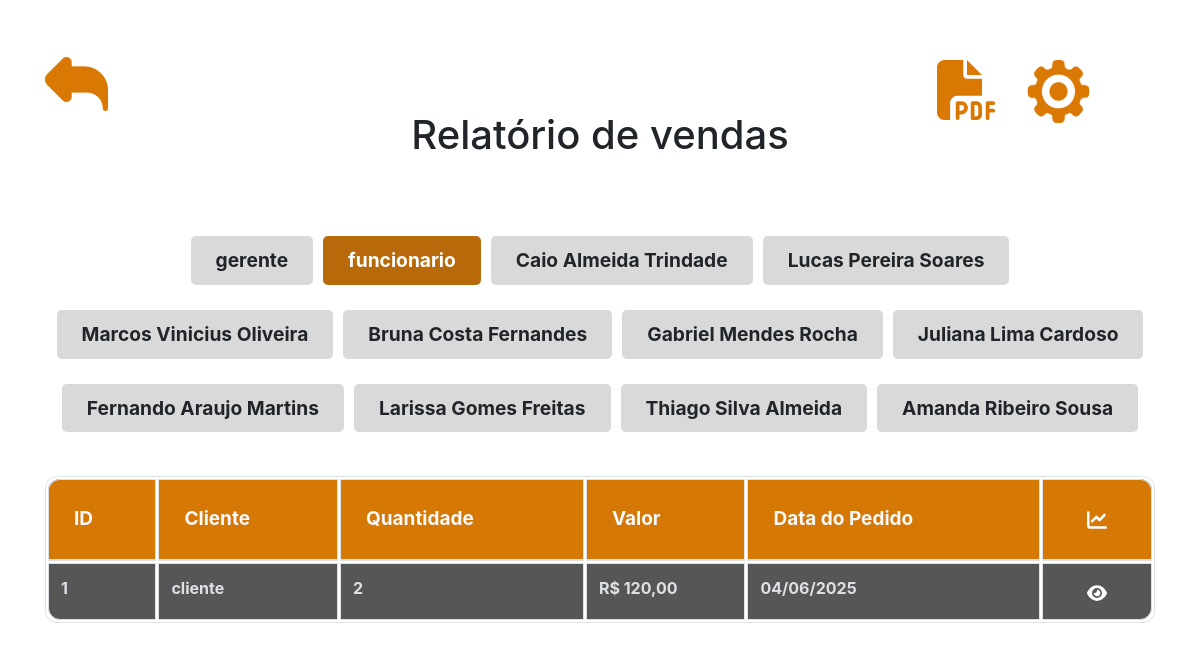
Page /paginas/relatorio_vendas.php?funcionario=2 on the committed database.
### tables this page shows
CREATE TABLE IF NOT EXISTS funcionario(
  idfuncionario INT NOT NULL AUTO_INCREMENT,
  nome VARCHAR(200) NOT NULL,
  cpf VARCHAR(14) NOT NULL,
  email VARCHAR(45) NOT NULL,
  senha VARCHAR(45) NOT NULL,
  cargo VARCHAR(20) NOT NULL,
  PRIMARY KEY (idfuncionario)
);

CREATE TABLE IF NOT EXISTS venda (
  idvenda INT NOT NULL AUTO_INCREMENT,
  idpedido INT NOT NULL,
  data_venda DATETIME DEFAULT (CURRENT_TIMESTAMP) NULL,
  PRIMARY KEY (idvenda),
  FOREIGN KEY (idpedido) REFERENCES pedido(idpedido)
);

CREATE TABLE IF NOT EXISTS cliente(
  idcliente INT NOT NULL AUTO_INCREMENT,
  nome VARCHAR(200) NOT NULL,
  cpf VARCHAR(14) NOT NULL,
  telefone VARCHAR(15) DEFAULT NULL,
  PRIMARY KEY (idcliente)
);

CREATE TABLE IF NOT EXISTS pedido(
  idpedido INT NOT NULL AUTO_INCREMENT,
  data_pedido DATETIME DEFAULT (CURRENT_TIMESTAMP) NOT NULL,
  valor_total DECIMAL(10,2) NOT NULL,
  quantidade INT DEFAULT NULL,
  idfuncionario INT NOT NULL,
  idcliente INT NOT NULL,
  PRIMARY KEY (idpedido),
  FOREIGN KEY (idfuncionario) REFERENCES funcionario(idfuncionario),
  FOREIGN KEY (idcliente)  REFERENCES cliente(idcliente)
);

### paginas/relatorio_vendas.php (the view, shortened to what this page needs)
<?php
include_once '../db/conexao.php';
$funcionario = isset($_GET['funcionario']) ? mysqli_real_escape_string($conn, $_GET['funcionario']) : '';
$where = '';
if (!empty($funcionario)) {
    $where = "WHERE f.idfuncionario = '$funcionario'";
}
$sql = "SELECT
    v.idvenda,
    p.idpedido,
    p.data_pedido,
    c.nome AS cliente,
    p.quantidade AS qtd_total,
    p.valor_total
FROM venda v
JOIN pedido p ON v.idpedido = p.idpedido
JOIN cliente c ON p.idcliente = c.idcliente
JOIN funcionario f ON p.idfuncionario = f.idfuncionario
$where
ORDER BY v.idvenda DESC";
$result = mysqli_query($conn, $sql);
$sqlFunc = "SELECT idfuncionario, nome FROM funcionario";
$resultFunc = mysqli_query($conn, $sqlFunc);
?>
<!DOCTYPE html>
<html lang="pt-br">
<head>
<link rel="stylesheet" href="https://maxcdn.bootstrapcdn.com/bootstrap/4.5.2/css/bootstrap.min.css" />
<link rel="stylesheet" href="../assets/css/filtroStyle.css" />
<link rel="stylesheet" href="../assets/css/tabelaRelatorioStyle.css" />
</head>
<body>
<div class="container my-4"><br>
    <div class="chart-icon left">
        <a href="home.php"><img src="../assets/img/voltar.svg" alt="Voltar" /></a>
    </div>
    <div class="chart-icon right form-form">
        <a href="pdfProduto.php"><img src="../assets/img/pdf.svg" alt="PDF Produtos em Estoque" style="width:60px;" /></a>
        <a href="../index.php"><img src="../assets/img/gear.svg" alt="Configurações" /></a>
    </div>
    <h1 class="text-center color"><a href="relatorio_vendas.php">Relatório de vendas</a></h1>
</div><br>
<div class="container mt-4">
    <form method="GET" class="mb-4">
        <div class="d-flex flex-wrap justify-content-center form-form">
            <?php while ($func = mysqli_fetch_assoc($resultFunc)): ?>
                <button
                    type="submit"
                    name="funcionario"
                    value="<?= $func['idfuncionario'] ?>"
                    class="btn-color <?= ($funcionario == $func['idfuncionario']) ? 'ativo' : '' ?>">
                    <?= $func['nome'] ?>
                </button>
            <?php endwhile; ?>
        </div>
    </form>
    <table class="table table-bordered table-hover">
        <thead class="table-dark">
            <tr>
                <th>ID</th>
                <th>Cliente</th>
                <th>Quantidade</th>
                <th>Valor</th>
                <th>Data do Pedido</th>
                <th class="text-center" style="color: white;">
                    <a href="graficos.php">
                        <img src="../assets/img/chart.svg" alt="Gráficos" style="width:20px;" />
                    </a>
                </th>
            </tr>
        </thead>
        <tbody>
            <?php if (mysqli_num_rows($result) > 0): ?>
                <?php while ($row = mysqli_fetch_assoc($result)): ?>
                    <tr>
                        <td><?= $row['idvenda'] ?></td>
                        <td><?= htmlspecialchars($row['cliente']) ?></td>
                        <td><?= $row['qtd_total'] ?></td>
                        <td>R$ <?= number_format($row['valor_total'], 2, ',', '.') ?></td>
                        <td><?= date('d/m/Y', strtotime($row['data_pedido'])) ?></td>
                        <td class="text-center">
                            <button class="btn btn-sm  btnDetalhes" data-idpedido="<?= $row['idpedido'] ?>">
                                <img src="../assets/img/eye.svg" alt="Ver detalhes" style="width:20px;" />
                            </button>
                        </td>
                    </tr>
                <?php endwhile; ?>
            <?php else: ?>
                <tr>
                    <td colspan="6" class="text-center">Nenhuma venda encontrada para este funcionário.</td>
                </tr>
            <?php endif; ?>
        </tbody>
    </table>
</div>
</body>
</html>

### assets/css/filtroStyle.css (style rules this page uses)
.form-form button { background: #d9d9d9; color: #212529; border: none; border-radius: 5px; padding: 10px 25px; font-size: 1.2rem; font-weight: bold; cursor: pointer; transition: background 0.2s; margin-right: 5px; display: flex; justify-content: center; gap: 20px; margin-bottom: 20px; }
.chart-icon.left { left: 45px; }
.chart-icon.right { position: absolute; right: 110px; top: 60px; display: flex; gap: 30px; }
a { color: #212529; }
h1.text-center a { color: #212529; transition: color 0.3s; }
.btn-color { background-color: #dddddd; color: #212529; font-weight: bold; border: none; margin: 5px; border-radius: 6px; padding: 10px 15px; transition: background-color 0.3s ease; cursor: pointer; }
.btn-color.ativo { background-color: #b86a0a; color: white; }

### assets/css/tabelaRelatorioStyle.css (style rules this page uses)
.table-bordered { border-radius: 12px; border-collapse: separate; }
.table-bordered th, .table-bordered td { border: 1px solid #dee2e6; }
.table-bordered thead th { color: #f8f9fa; font-weight: bold; font-size: 19px; padding: 25px 25px; background-color: #d67805; }
.table-bordered thead th:first-child { border-top-left-radius: 12px; }
.table-bordered thead th:last-child { border-top-right-radius: 12px; }
.table-bordered tbody tr:last-child td:first-child { border-bottom-left-radius: 12px; }
.table-bordered tbody tr:last-child td:last-child { border-bottom-right-radius: 12px; }
.table-bordered tbody td { background-color: #575656; border: 1px solid #dee2e6; font-weight: bold; color: #dee2e6; }

### rows in the picture
funcionario: $func['idfuncionario'] 1 (drawn), nome "gerente"
funcionario: $func['idfuncionario'] 2 (drawn), nome "funcionario"
funcionario: $func['idfuncionario'] 3 (drawn), nome "Caio Almeida Trindade"
funcionario: $func['idfuncionario'] 4 (drawn), nome "Lucas Pereira Soares"
funcionario: $func['idfuncionario'] 5 (drawn), nome "Marcos Vinicius Oliveira"
funcionario: $func['idfuncionario'] 6 (drawn), nome "Bruna Costa Fernandes"
funcionario: $func['idfuncionario'] 7 (drawn), nome "Gabriel Mendes Rocha"
funcionario: $func['idfuncionario'] 8 (drawn), nome "Juliana Lima Cardoso"
funcionario: $func['idfuncionario'] 9 (drawn), nome "Fernando Araujo Martins"
funcionario: $func['idfuncionario'] 10 (drawn), nome "Larissa Gomes Freitas"
funcionario: $func['idfuncionario'] 11 (drawn), nome "Thiago Silva Almeida"
funcionario: $func['idfuncionario'] 12 (drawn), nome "Amanda Ribeiro Sousa"
venda: idvenda "1", cliente.nome "cliente", idpedido.quantidade "2", idpedido.valor_total "120,00", idpedido.data_pedido "04/06/2025"
